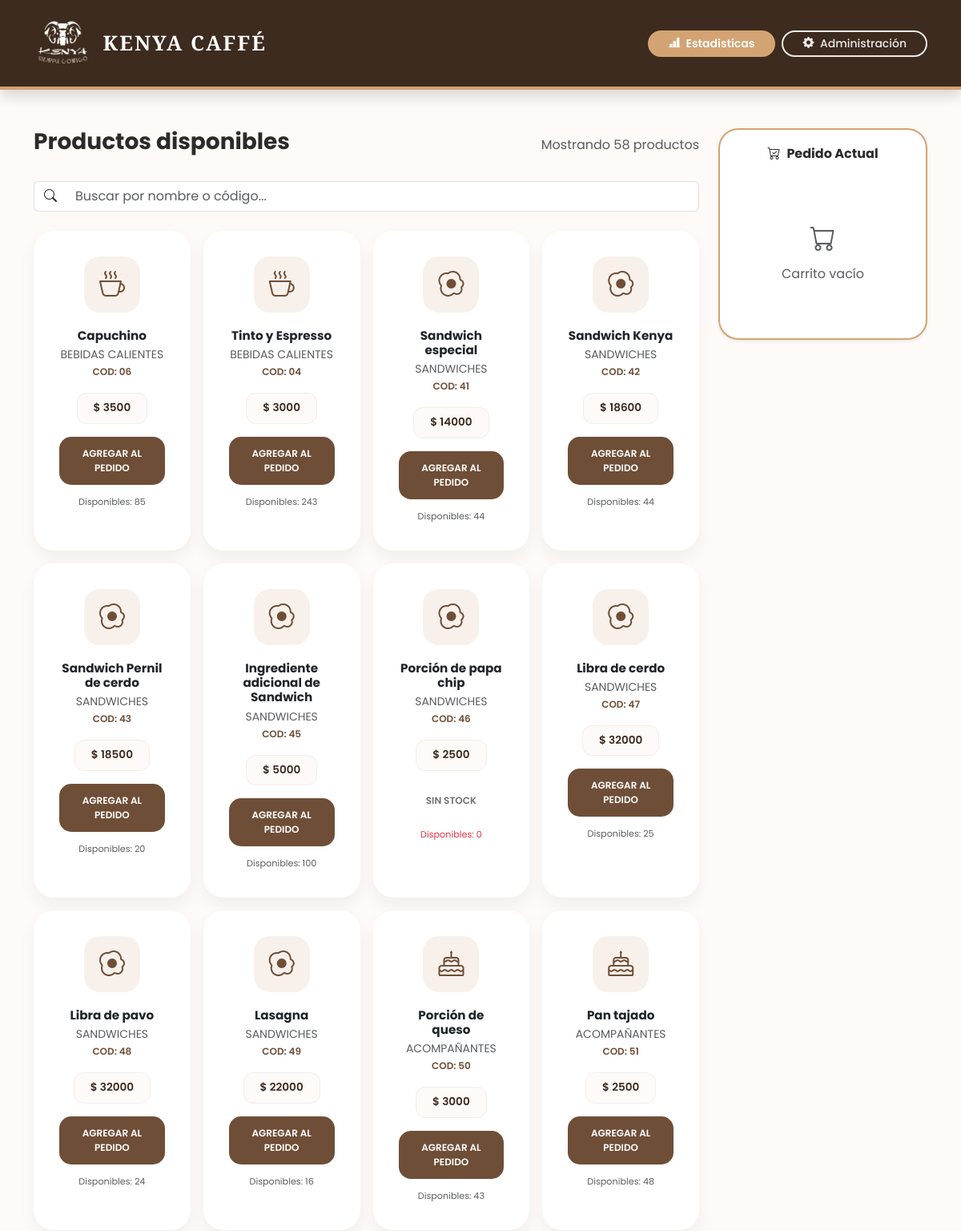
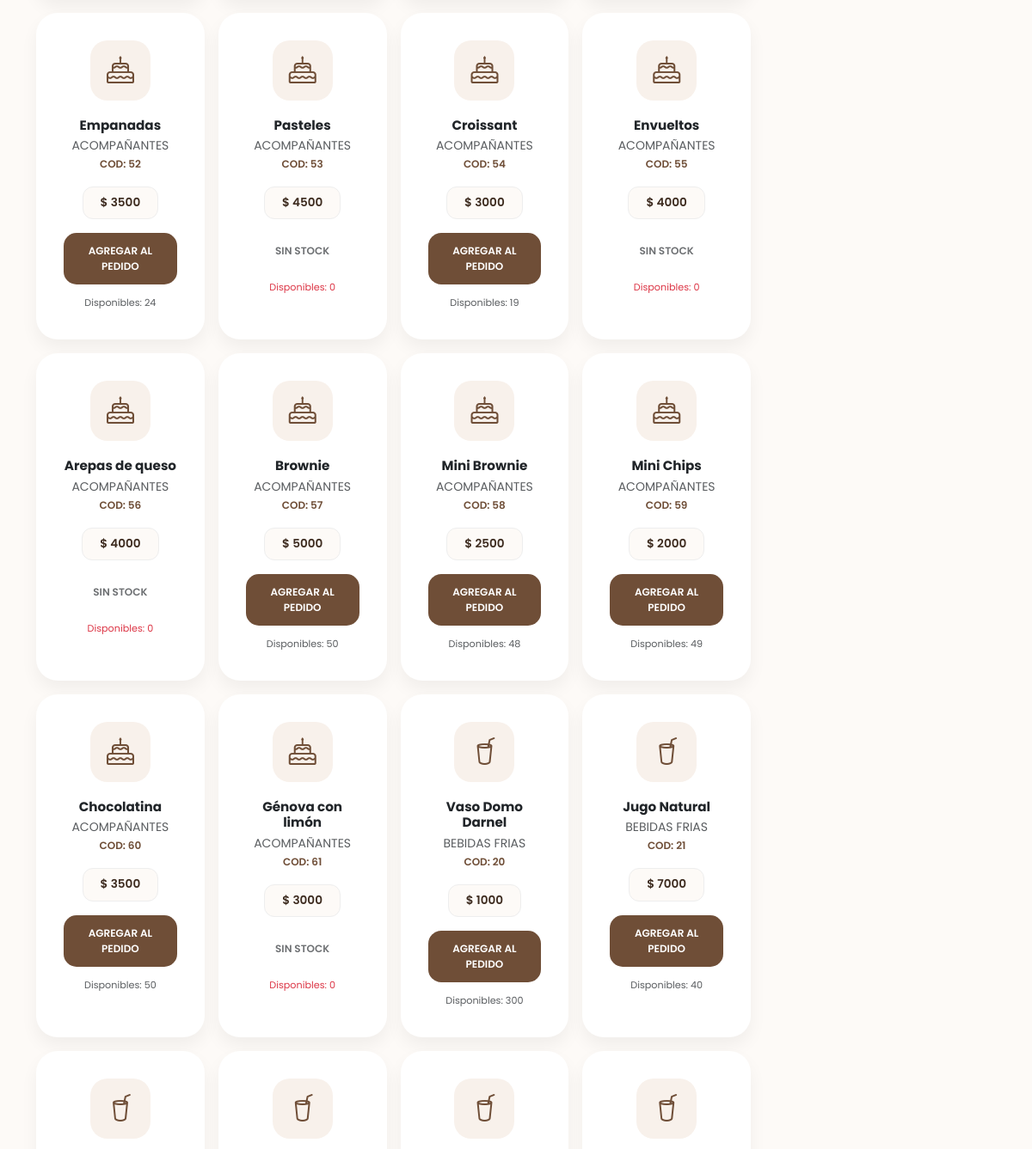
/ (upper part), run on an earlier commit of the app's database (2 pictures, top to bottom).
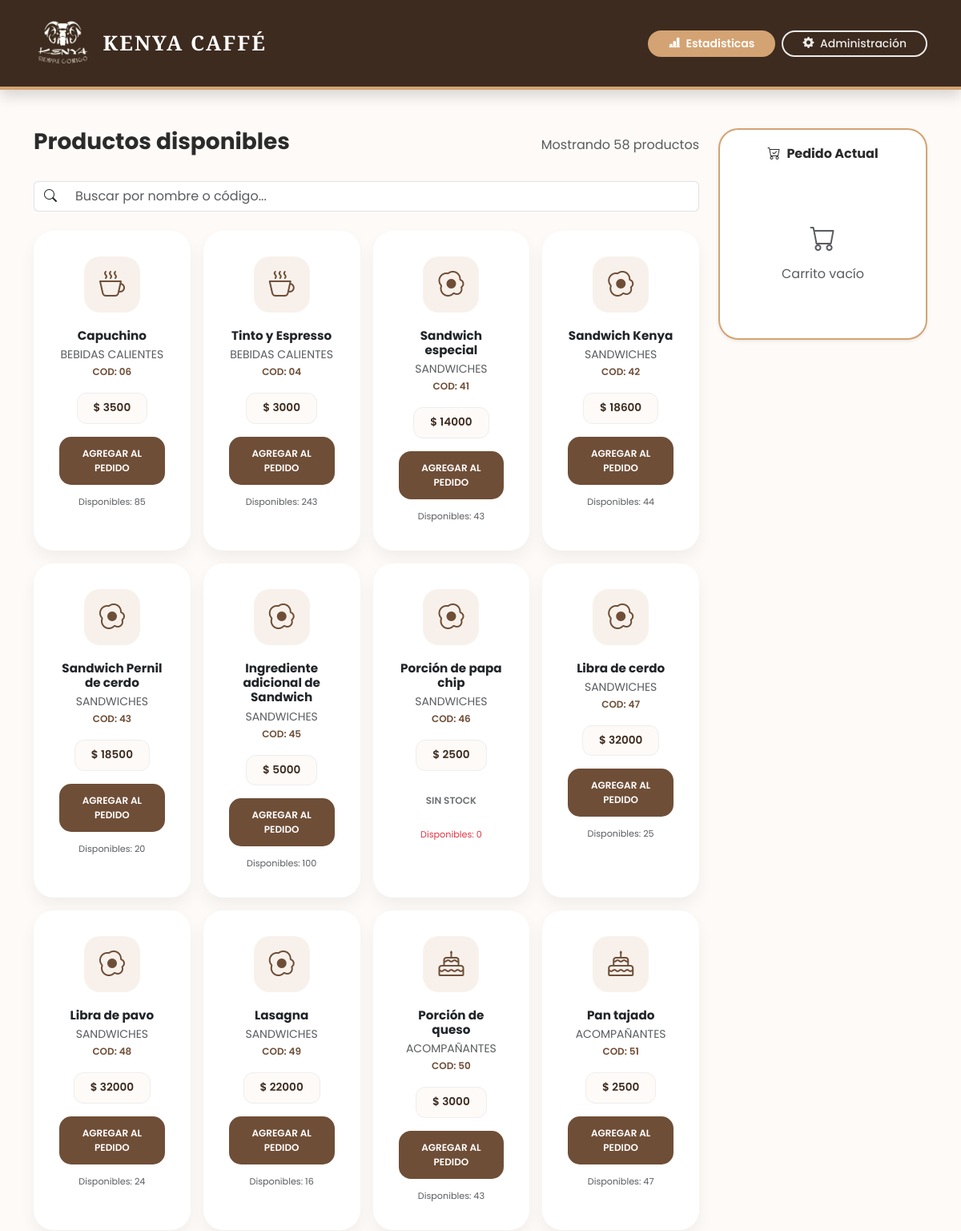
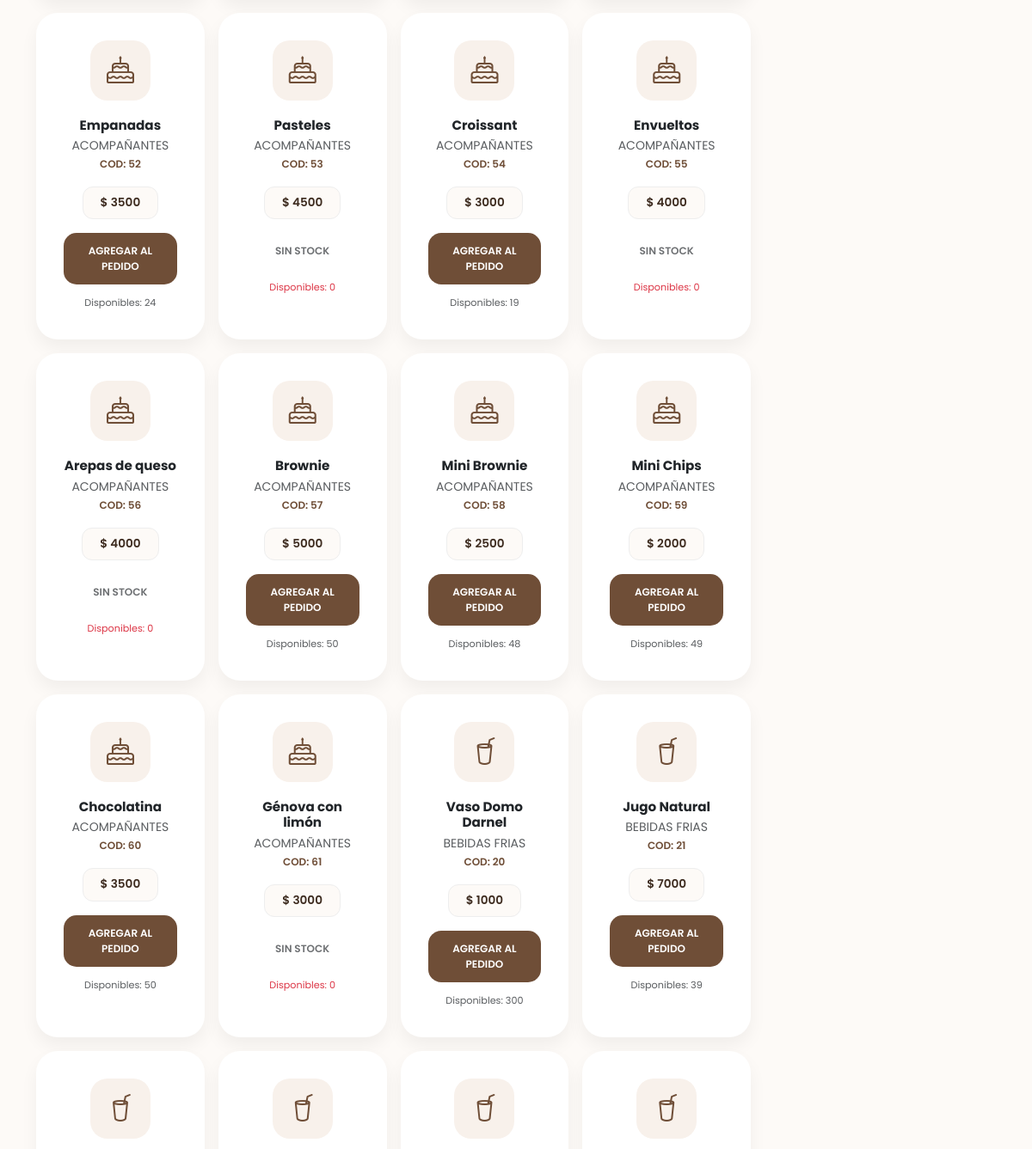
And on a later commit of the database (2 pictures, top to bottom).
### gestion/models.py (models this page shows, shortened)
class Producto(models.Model):
    codigo = models.CharField(
        max_length=20,
        unique=True,
        verbose_name="Código/SKU",
        null=True,
        blank=True
    )
    nombre = models.CharField(max_length=100)
    precio = models.DecimalField(max_digits=10, decimal_places=2)
    stock = models.IntegerField(default=0)
    categoria = models.ForeignKey(Categoria, on_delete=models.CASCADE)
    disponible = models.BooleanField(default=True)

class Categoria(models.Model):
    nombre = models.CharField(max_length=100, unique=True)
    class Meta:
        verbose_name_plural = "Categorías"

### gestion/views.py (the view, shortened to what this page needs)
# urls.py: path('', views.panel_ventas, name='index'),
def panel_ventas(request):
    productos = Producto.objects.filter(disponible=True)
    ultimas_ventas = Venta.objects.all().order_by('-id')[:5]
    return render(request, 'gestion/index.html', {
        'productos': productos,
        'ultimas_ventas': ultimas_ventas
    })

### gestion/templates/gestion/index.html (shortened to what the changed rows need)
{% load static %}
<!DOCTYPE html>
<html lang="es">
<head>
    <link href="https://cdn.jsdelivr.net/npm/bootstrap@5.3.0/dist/css/bootstrap.min.css" rel="stylesheet">
    <link rel="stylesheet" href="https://cdn.jsdelivr.net/npm/bootstrap-icons@1.11.1/font/bootstrap-icons.css">
</head>
<body>
<div class="container pb-5">
    <div class="row g-4">
        <div class="col-lg-9">
            <div class="row g-3" id="contenedorProductos">
                {% for p in productos %}
                <div class="col-md-6 col-lg-4 col-xl-3 item-producto">
                    <div class="card h-100 card-producto p-3 text-center">
                        <div class="card-body">
                            <div class="icon-box">
                                {% if p.categoria.nombre == 'Bebidas calientes' %}<i class="bi bi-cup-hot"></i>
                                {% elif p.categoria.nombre == 'Bebidas frias' %}<i class="bi bi-cup-straw"></i>
                                {% elif p.categoria.nombre == 'Sandwiches' %}<i class="bi bi-egg-fried"></i>
                                {% elif p.categoria.nombre == 'Vinos' %}<i class="bi bi-glass-hr"></i>
                                {% elif p.categoria.nombre == 'Licores' %}<i class="bi bi-wine"></i>
                                {% elif p.categoria.nombre == 'Acompañantes' %}<i class="bi bi-cake"></i>
                                {% else %}<i class="bi bi-bag-heart"></i>{% endif %}
                            </div>
                            <h5 class="fw-bold mb-1 nombre-producto" style="font-size: 0.95rem;">{{ p.nombre }}</h5>
                            <p class="text-muted small mb-3 text-uppercase">
                                {{ p.categoria.nombre }}
                                <br>
                                <span class="codigo-valor" style="color: var(--cafe-claro); font-weight: 600; font-size: 0.75rem;">
                                    Cod: <span class="cod-texto">{{ p.codigo|default:"---" }}</span>
                                </span>
                            </p>
                            <div class="mb-3">
                                <span class="price-badge" style="font-size: 0.85rem;">$ {{ p.precio|floatformat:0 }}</span>
                            </div>
                            <button type="button" class="btn btn-vender w-100 btn-agregar-carrito"
                                    data-id="{{ p.id }}" data-nombre="{{ p.nombre }}" data-precio="{{ p.precio }}"
                                    {% if p.stock <= 0 %}disabled{% endif %} style="font-size: 0.75rem;">
                                {% if p.stock > 0 %}AGREGAR AL PEDIDO{% else %}SIN STOCK{% endif %}
                            </button>
                            <div class="mt-2">
                                <small style="font-size: 0.7rem;" class="{% if p.stock < 5 %}text-danger{% else %}text-muted{% endif %}">
                                    Disponibles: {{ p.stock }}
                                </small>
                            </div>
                        </div>
                    </div>
                </div>
                {% endfor %}
            </div>
        </div>
    </div>
</div>
</body>
</html>

What changed in the data, as far as the page shows it:
changed Producto "Sandwich especial": stock "44" → "43"
changed Producto "Pan tajado": stock "48" → "47"
changed Producto "Jugo Natural": stock "40" → "39"
